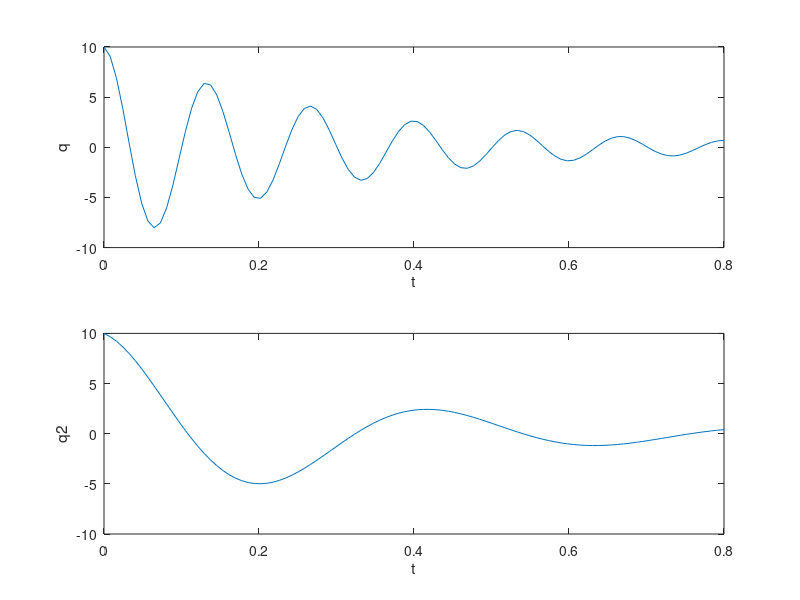

MATLAB code to generate this figure:
% Function parameters
q0 = 10;
R = 60;
L = 9;
C = 0.00005;

% Use linspace to create an array of 100 points between 0 and 0.8
t = linspace(0,0.8,100)

% Calculate the values of q
q = q0*exp((-R.*t)./(2.*L)).*cos(sqrt((1./(L.*C))-((R./(2.*L)).^2)).*t)

% Plot q vs t
subplot(2,1,1)
plot(t,q)
xlabel('t')
ylabel('q')
% Make the capacitor 10x bigger
cc = 0.0005
q2 = q0*exp((-R.*t)./(2.*L)).*cos(sqrt((1./(L.*cc))-((R./(2.*L)).^2)).*t)

% Plot q2 vs t
subplot(2,1,2)
plot(t,q2)
xlabel('t')
ylabel('q2')
